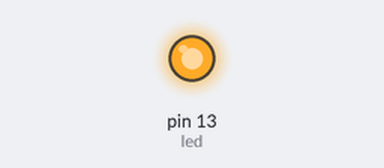
Simulated run of this sketch. Board: Arduino Uno, built with avr-gcc and run on an emulated ATmega328P. On the bench: output pins drawn as LEDs (lit = HIGH).

Above: at 2.0 s.
At 6.0 s:
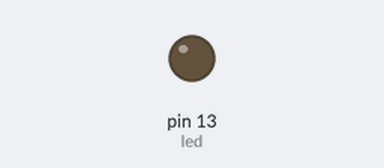
Timing chart, 0 to 10.4 s (numbered marks = the images above):
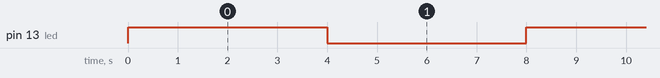

The sketch:

Clignote.ino
```cpp
// Programme Clignote
// Allume la LED pendant 1 seconde, puis l'eteint 1 seconde, et recommence.
// Ce qui commence par // est un commentaire, l'Arduino ne l'execute pas

// Cette partie n'est faite qu'une fois quand on appuie sur le bouton RESET de l'Arduino
void setup () {
  prepareLED ();
}

// Cette partie est faite en boucle tant que l'on n'arrete pas l'arduino
void loop () {
  allumeLED ();
  attend (4);
  eteintLED ();
  attend (4);
}
```

LED.ino
```cpp
// Sur la plupart des Arduino il y une LED sur la carte connectée au Pin 13.
// On va donner un nom au pin, ça sera plus partique:
int led = 13;

void prepareLED () {
  // dit à la broche 13 qu'elle est un OUTPUT, une sortie
  pinMode (led, OUTPUT);
}

void allumeLED () {
  digitalWrite (led, HIGH);   // allume la LED (HIGH est le voltage)
}

void eteintLED () {
  digitalWrite (led, LOW);   // eteinf la LED (LOW est le voltage)
}

void attend (int n ) { // n est en secondes
  delay (n * 1000);
}
```

Measured:
- by itself, pin 13 (led): alternates HIGH for 4.0 s and LOW for 4.0 s
